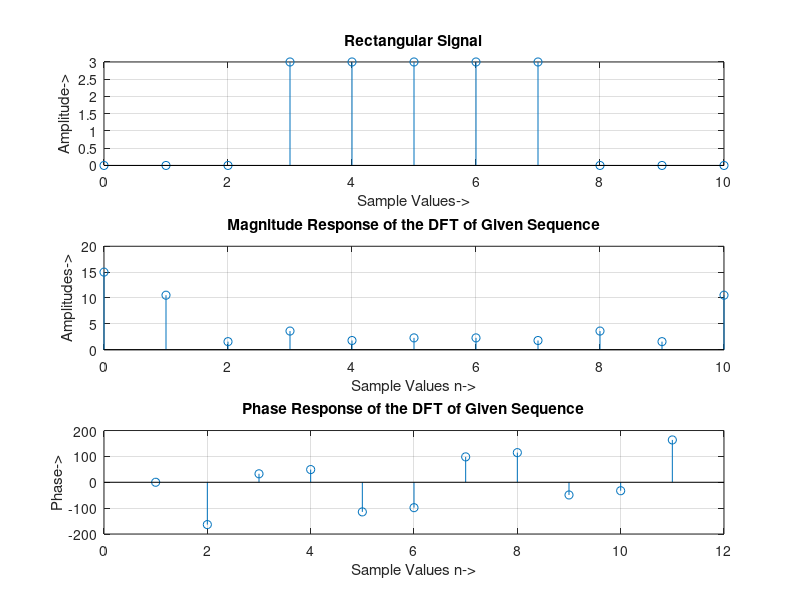

Write MATLAB code to recreate this figure.
N = 0 : 10;
a = [0, 0, 0, 3, 3, 3, 3, 3, 0, 0, 0];
N = length(a);
disp('The Length of the Sequence of [a] is: ');
disp(N);
for k = 1 : N
    y(k) = 0;
    for i = 1 : N
        y(k) = y(k) + a(i) * exp((-2 * pi * 1i / N) * ((i - 1) * (k - 1))); 
    end
end

k = 1 : N;
M = 0 : 10;
subplot(311);
stem(M, a);
grid;
xlabel('Sample Values->');
ylabel('Amplitude->');
title('Rectangular Signal');
disp('The Fourier Transform is');
disp(y(k));
subplot(312);
stem(M, abs(y(k)));
grid;
xlabel('Sample Values n->');
ylabel('Amplitudes->');
title('Magnitude Response of the DFT of Given Sequence');
subplot(313);
stem(angle(y(k)) * (180 / pi));
grid;
xlabel('Sample Values n->');
ylabel('Phase->');
title('Phase Response of the DFT of Given Sequence');